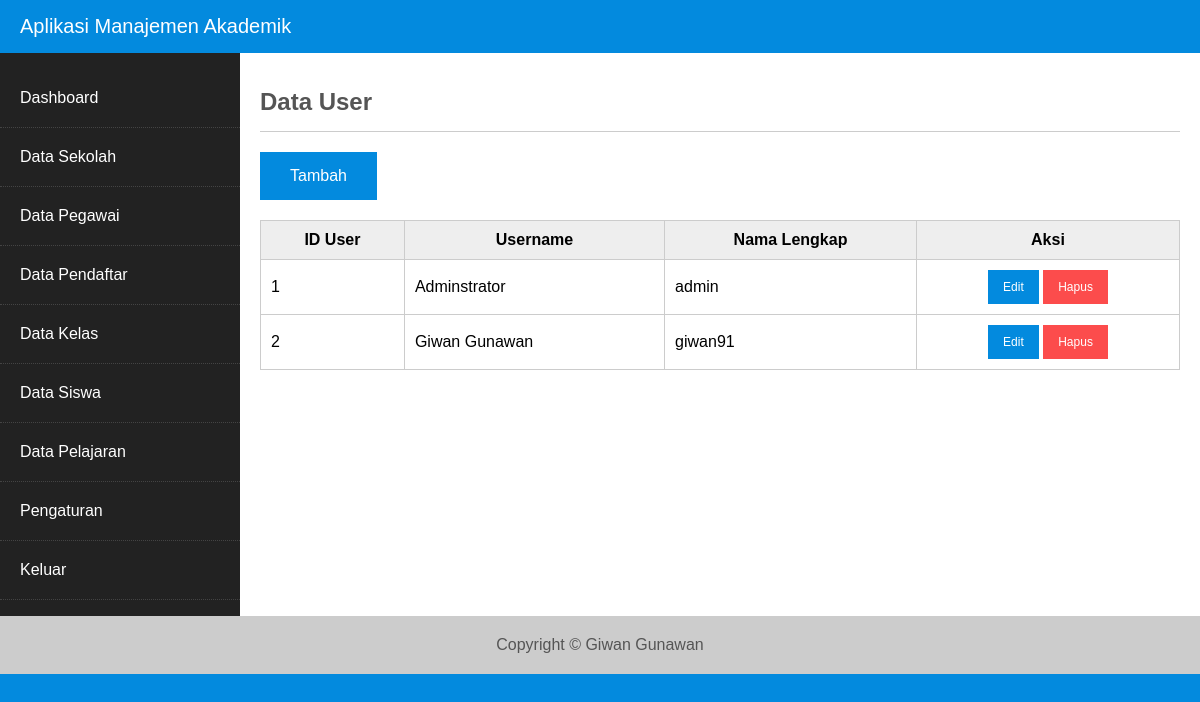
Page /index.php?hal=user (signed in) on the committed database.
### tables this page shows
CREATE TABLE `user` (
  `id_user` int(5) NOT NULL AUTO_INCREMENT,
  `nama_lengkap` varchar(50) NOT NULL,
  `username` varchar(20) NOT NULL,
  `password` varchar(40) NOT NULL,
  PRIMARY KEY (`id_user`)
);

### content/user.php (the view, shortened to what this page needs)
<h2 class="judul">Data User</h2>
<a class="tombol" href="?hal=user_tambah">Tambah</a>
<table class="table">
   <thead>
      <tr>
         <th>ID User</th>
         <th>Username</th>
         <th>Nama Lengkap</th>
         <th>Aksi</th>
      </tr>
   </thead>
   <tbody>
   <?php
   $query = mysqli_query($con, "SELECT * FROM user");
   while($data = mysqli_fetch_array($query)){
?>
      <tr>
         <td><?= $data['id_user'] ?></td>
         <td><?= $data['nama_lengkap'] ?></td>
         <td><?= $data['username'] ?></td>
         <td><center>
            <a class="tombol edit" href="?hal=user_edit&id=<?= $data['id_user'] ?>"> Edit </a>
            <a class="tombol hapus" href="?hal=user_hapus&id=<?= $data['id_user'] ?>"> Hapus </a>
         </td>
     </tr>
<?php
   }
?>
   </tbody>
</table>

### konten.php (shortened to what this page needs)
<?php
   $halaman = array("dashboard",
                     "sekolah","sekolah_update",
                     "pendaftar","pendaftar_tambah", "pendaftar_insert","pendaftar_edit", "pendaftar_update","pendaftar_hapus",
                     "kelas",
                     "pegawai", "pegawai_tambah", "pegawai_insert","pegawai_edit", "pegawai_update","pegawai_hapus",
                     "pelajaran",
                     "nilai",
                     "siswa",
                     "user","user_tambah", "user_insert","user_edit", "user_update","user_hapus");
   if(isset($_GET['hal'])) $hal = $_GET['hal'];
   else $hal = "dashboard";
   foreach($halaman as $h){
      if($hal == $h){
         include "content/$h.php";
         break;
      }
   }
?>

### css/style.css (style rules this page uses)
* { box-sizing: border-box; }
body { font-family: Arial; margin: 0; background: #038ade; }
.judul { color: #555; border-bottom: 1px solid #ccc; padding-bottom: 15px; }
.table { width: 100%; margin-top: 20px; border-collapse: collapse; }
.table th, .table td { border: 1px solid #ccc; padding: 10px; }
.table th { background: #eee; }
.tombol { display: inline-block; max-width: 150px; padding: 15px 30px; color: #fff; text-decoration: none; background: #038ade; cursor: pointer; }
.tombol.edit, .tombol.hapus { padding: 10px 15px; font-size: 12px; }
.tombol.hapus { background: #fc4c4c; }

### rows in the picture
user: id_user "1", nama_lengkap "Adminstrator", username "admin"
user: id_user "2", nama_lengkap "Giwan Gunawan", username "giwan91"
